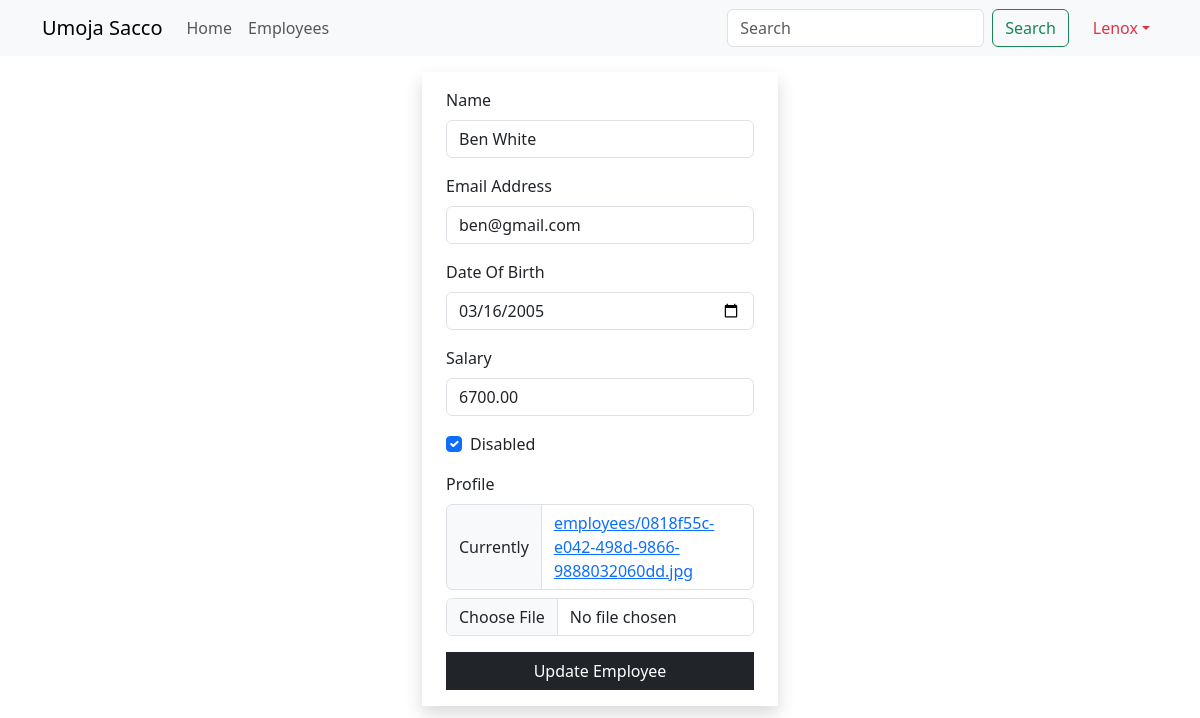
The app's page /employees/update/3 (signed in) with its own data.
### mainapp/models.py (models this page shows, shortened)
class Employee(models.Model):
    name = models.CharField(max_length=50)
    email = models.EmailField(unique=True)
    dob = models.DateField(null=True)
    salary = models.DecimalField(max_digits=8, decimal_places=2)
    disabled = models.BooleanField(default=False)
    profile = models.ImageField(upload_to=unique_img_name, null=True, default="employees/employee.png")
    created_at = models.DateTimeField(auto_now_add=True, null=True)
    updated_at = models.DateTimeField(auto_now=True, null=True)

### mainapp/views.py (the view)
# urls.py: path('employees/update/<int:emp_id>', views.employee_update, name="update"),
@login_required
@permission_required('mainapp.change_employee', raise_exception=True)
def employee_update(request, emp_id):
    employee = get_object_or_404(Employee, pk=emp_id)
    if request.method == "POST":
        form = EmployeeForm(request.POST, request.FILES, instance=employee)
        if form.is_valid():
            form.save()
            messages.success(request, "Employee was updated succesfully")
            return redirect('details', emp_id)
    else:
        form = EmployeeForm(instance=employee)
    return render(request, 'update.html', {"form":form})

### mainapp/app_forms.py
class EmployeeForm(forms.ModelForm):
    class Meta:
        model = Employee
        fields = "__all__"
        widgets = {
            "dob": forms.DateInput(attrs={"type":"date", "min":"1990-01-01", "max":"2005-12-31"}),
            "salary": forms.NumberInput(attrs={"max":"75000", "min":"1000"})
        }
        labels = {
            "dob":"Date Of Birth",
            "email": "Email Address"
        }

### templates/update.html (shortened to what this page needs)
{% extends "base.html" %}
{% load crispy_forms_filters %}
{% block content%}
    {% include 'navbar.html'%}
    <div class="container">
        <div class="row justify-content-center">
            <div class="col-sm-4">
                <form action="{{ request.path }}" method="POST" enctype="multipart/form-data" class="shadow py-3 px-4 mt-3">
                    {{ form | crispy }}
                    <button class="btn btn-dark rounded-0 w-100">Update Employee</button>
                </form>
            </div>
        </div>
    </div>
{%  endblock content %}

### templates/navbar.html (shortened to what this page needs)
<nav class="navbar sticky-top navbar-expand-lg bg-body-tertiary">
    <div class="container">
      <a class="navbar-brand" href="{% url 'index'%}">Umoja Sacco</a>
      <div class="collapse navbar-collapse" id="navbarTogglerDemo02">
        <ul class="navbar-nav me-auto mb-2 mb-lg-0">
          <li class="nav-item">
            <a class="nav-link {% if "/" == request.path %} active {% endif%}" aria-current="page" href="{% url 'index'%}">Home</a>
          </li>
          <li class="nav-item">
            <a class="nav-link {% if "/employees" == request.path %} active {% endif%}" href="{% url 'all'%}">Employees</a>
          </li>
        </ul>
        <form class="d-flex" role="search" method="get" action="{% url 'search' %}">
            <input class="form-control me-2" name="search_word" type="search" placeholder="Search" aria-label="Search">
            <button class="btn btn-outline-success" type="submit">Search</button>
        </form>
        <ul class="navbar-nav ms-3 mb-2 mb-lg-0">
          <li class="nav-item dropdown">
            <a class="nav-link dropdown-toggle text-danger" href="#" role="button" data-bs-toggle="dropdown">{{ user.first_name }}</a>
          </li>
        </ul>
      </div>
    </div>
  </nav>

### records on screen
Employee: name "Ben White", email "ben@gmail.com", dob "03/16/2005", salary "6700.00", disabled "☑"

### other values on screen
{{ user.first_name }} "Lenox"
